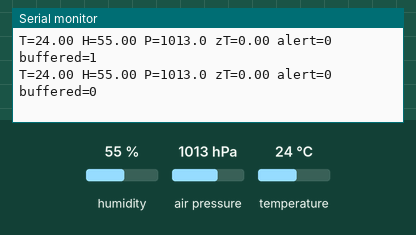
This program was run on a simulated ESP32. Parts: the last lines printed to the serial monitor. The test bench sets the inputs (shaded band); at power-on: humidity 55 %, air pressure 1013 hPa, temperature 24 °C. WiFi joins after 1.5 s; servers stay silent unless stated; the local clock reads 2024-03-15 10:24:30 at power-on unless the program sets it; no MQTT or app messages arrive unless stated.

Above: at 5.8 s.
5.9 s: humidity set to 22 %
At 10.4 s:
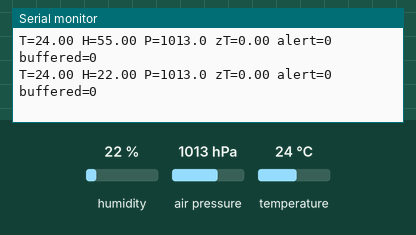
11.9 s: air pressure set to 952 hPa
At 15.4 s:
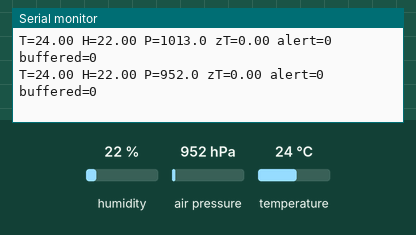
17.9 s: temperature set to 12 °C
At 20.4 s:
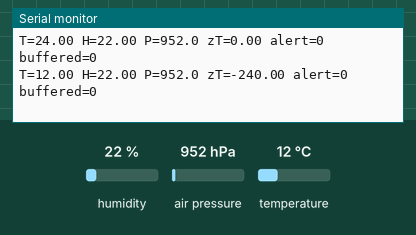
Timing chart, 0 to 21.9 s (numbered marks = the images above; inputs shaded):
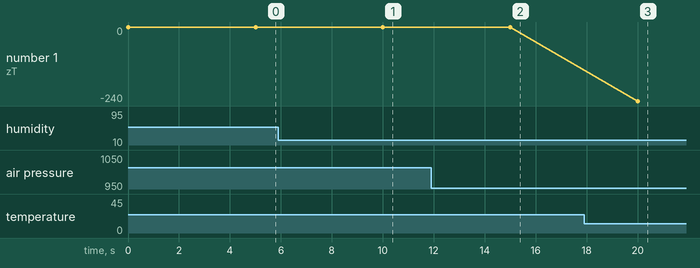

The program:

main.cpp
```cpp
// EdgeGuard node: ESP32 + BME280 -> on-device anomaly detection -> MQTT (optionally TLS).
//
// Features: non-blocking Wi-Fi/MQTT reconnect with exponential backoff, MQTT last-will
// status topic, offline ring buffer with flush on reconnect, hardware task watchdog,
// ArduinoOTA updates, NTP timestamps.
#include <Arduino.h>
#include <WiFi.h>
#include <WiFiClientSecure.h>
#include <PubSubClient.h>
#include <ArduinoJson.h>
#include <ArduinoOTA.h>
#include <Wire.h>
#include <Adafruit_BME280.h>
#include <esp_task_wdt.h>
#include <time.h>

#include "config.h"
#include "anomaly.h"
#include "ring_buffer.h"

using namespace edgeguard;

struct Sample {
    uint32_t ts;
    float temp, hum, pres, zTemp, zHum;
    bool alert;
};

#if USE_TLS
static WiFiClientSecure netClient;
#else
static WiFiClient netClient;
#endif
static PubSubClient mqtt(netClient);
static Adafruit_BME280 bme;

static AnomalyDetector tempDet, humDet;
static RingBuffer<Sample, 64> offline;

static String tTelemetry, tStatus, tAlert;
static uint32_t nextSample = 0, nextWifi = 0, nextMqtt = 0, mqttBackoff = 1000;
static bool prevAlert = false;

static void connectWifi() {
    if (WiFi.status() == WL_CONNECTED || millis() < nextWifi) return;
    WiFi.begin(WIFI_SSID, WIFI_PASSWORD);
    nextWifi = millis() + 10000;           // retry window
}

static bool publishSample(const Sample &s) {
    JsonDocument doc;
    doc["ts"] = s.ts;
    doc["temperature"] = serialized(String(s.temp, 2));
    doc["humidity"]    = serialized(String(s.hum, 2));
    doc["pressure"]    = serialized(String(s.pres, 2));
    doc["z_temp"]      = serialized(String(s.zTemp, 2));
    doc["z_hum"]       = serialized(String(s.zHum, 2));
    doc["alert"]       = s.alert ? 1 : 0;
    char payload[256];
    size_t n = serializeJson(doc, payload, sizeof(payload));
    return mqtt.publish(tTelemetry.c_str(), (const uint8_t *)payload, n, false);
}

static void connectMqtt() {
    if (mqtt.connected() || WiFi.status() != WL_CONNECTED || millis() < nextMqtt) return;
    const bool ok = strlen(MQTT_USER)
        ? mqtt.connect(DEVICE_ID, MQTT_USER, MQTT_PASSWORD, tStatus.c_str(), 1, true, "offline")
        : mqtt.connect(DEVICE_ID, nullptr, nullptr, tStatus.c_str(), 1, true, "offline");
    if (ok) {
        mqtt.publish(tStatus.c_str(), "online", true);
        mqttBackoff = 1000;
        Sample s;
        while (offline.pop(s)) { publishSample(s); mqtt.loop(); }   // flush backlog
    } else {
        nextMqtt = millis() + mqttBackoff;
        mqttBackoff = min<uint32_t>(mqttBackoff * 2, 60000);
    }
}

void setup() {
    Serial.begin(115200);
    tTelemetry = String("edgeguard/") + DEVICE_ID + "/telemetry";
    tStatus    = String("edgeguard/") + DEVICE_ID + "/status";
    tAlert     = String("edgeguard/") + DEVICE_ID + "/alert";

    Wire.begin();
    if (!bme.begin(BME280_ADDR)) { Serial.println("BME280 not found"); delay(2000); ESP.restart(); }

    WiFi.mode(WIFI_STA);
    WiFi.setHostname(DEVICE_ID);
#if USE_TLS
    netClient.setCACert(MQTT_CA_CERT);
#endif
    mqtt.setServer(MQTT_HOST, MQTT_PORT);
    mqtt.setBufferSize(512);

    configTime(0, 0, "pool.ntp.org", "time.google.com");
    ArduinoOTA.setHostname(DEVICE_ID);
    ArduinoOTA.setPassword(OTA_PASSWORD);
    ArduinoOTA.begin();

    esp_task_wdt_init(30, true);           // reset if loop() stalls for 30 s
    esp_task_wdt_add(NULL);
}

void loop() {
    esp_task_wdt_reset();
    connectWifi();
    connectMqtt();
    ArduinoOTA.handle();
    mqtt.loop();

    if ((int32_t)(millis() - nextSample) < 0) return;
    nextSample = millis() + SAMPLE_PERIOD_MS;

    Sample s;
    s.ts   = (uint32_t)time(nullptr);
    s.temp = bme.readTemperature();
    s.hum  = bme.readHumidity();
    s.pres = bme.readPressure() / 100.0f;
    if (isnan(s.temp) || isnan(s.hum)) return;       // skip bad reads

    const bool aT = tempDet.update(s.temp);
    const bool aH = humDet.update(s.hum);
    s.zTemp = tempDet.zscore();
    s.zHum  = humDet.zscore();
    s.alert = aT || aH;

    if (mqtt.connected()) publishSample(s); else offline.push(s);

    if (s.alert != prevAlert && mqtt.connected()) {
        char msg[96];
        snprintf(msg, sizeof(msg), "{\"ts\":%lu,\"state\":\"%s\",\"z_temp\":%.2f,\"z_hum\":%.2f}",
                 (unsigned long)s.ts, s.alert ? "raised" : "cleared", s.zTemp, s.zHum);
        mqtt.publish(tAlert.c_str(), msg, false);
    }
    prevAlert = s.alert;
    Serial.printf("T=%.2f H=%.2f P=%.1f zT=%.2f alert=%d buffered=%u\n",
                  s.temp, s.hum, s.pres, s.zTemp, s.alert, (unsigned)offline.size());
}
```

anomaly.h
```cpp
// anomaly.h - lightweight streaming anomaly detector (no heap, no dependencies).
//
// EWMA mean / variance + z-score test with:
//   * warm-up period (no alerts while the baseline is being learned)
//   * debounce: `raiseCount` consecutive outliers raise an alert,
//               `clearCount` consecutive normal samples clear it
//   * outliers are NOT folded into the baseline, so an incident cannot "teach"
//     the detector that the faulty value is normal.
#pragma once
#include <math.h>
#include <stdint.h>

namespace edgeguard {

struct DetectorConfig {
    float    alpha       = 0.05f;   // EWMA smoothing factor
    float    zThreshold  = 4.0f;    // |z| above this is an outlier
    uint16_t warmup      = 30;      // samples before alerts are allowed
    uint16_t raiseCount  = 3;       // consecutive outliers to raise
    uint16_t clearCount  = 5;       // consecutive normal samples to clear
    float    minStd      = 0.05f;   // floor on sigma (avoids div-by-zero on flat signals)
};

class AnomalyDetector {
public:
    explicit AnomalyDetector(DetectorConfig c = DetectorConfig()) : cfg_(c) {}

    // Feed one sample. Returns true while an alert is active.
    bool update(float x) {
        if (n_ == 0) { mean_ = x; var_ = 0.0f; z_ = 0.0f; n_ = 1; return false; }

        float sd = sqrtf(var_);
        if (sd < cfg_.minStd) sd = cfg_.minStd;
        z_ = (x - mean_) / sd;

        const bool warm    = n_ >= cfg_.warmup;
        const bool outlier = warm && fabsf(z_) > cfg_.zThreshold;

        if (outlier) { sat_inc(out_); norm_ = 0; }
        else         { sat_inc(norm_); out_ = 0; }

        if (!alert_ && out_ >= cfg_.raiseCount)       alert_ = true;
        else if (alert_ && norm_ >= cfg_.clearCount)  alert_ = false;

        if (!outlier) {
            const float d = x - mean_;
            mean_ += cfg_.alpha * d;
            var_   = (1.0f - cfg_.alpha) * (var_ + cfg_.alpha * d * d);
        }
        if (n_ < 65535) ++n_;
        return alert_;
    }

    void  reset()        { n_ = 0; out_ = norm_ = 0; alert_ = false; mean_ = var_ = z_ = 0.0f; }
    float zscore() const { return z_; }
    float mean()   const { return mean_; }
    bool  alert()  const { return alert_; }

private:
    static void sat_inc(uint16_t &v) { if (v < 65535) ++v; }
    DetectorConfig cfg_;
    float    mean_ = 0.0f, var_ = 0.0f, z_ = 0.0f;
    uint16_t n_ = 0, out_ = 0, norm_ = 0;
    bool     alert_ = false;
};

}  // namespace edgeguard
```

ring_buffer.h
```cpp
// ring_buffer.h - fixed-capacity FIFO used to hold readings while the broker is unreachable.
// When full, the oldest entry is overwritten (newest data is the most valuable).
#pragma once
#include <stddef.h>

namespace edgeguard {

template <typename T, size_t CAP>
class RingBuffer {
public:
    void push(const T &v) {
        buf_[head_] = v;
        head_ = (head_ + 1) % CAP;
        if (size_ == CAP) tail_ = (tail_ + 1) % CAP; else ++size_;
    }
    bool pop(T &out) {
        if (size_ == 0) return false;
        out = buf_[tail_];
        tail_ = (tail_ + 1) % CAP;
        --size_;
        return true;
    }
    size_t size() const  { return size_; }
    bool   empty() const { return size_ == 0; }

private:
    T      buf_[CAP];
    size_t head_ = 0, tail_ = 0, size_ = 0;
};

}  // namespace edgeguard
```

config.example.h
```cpp
// Copy to config.h (git-ignored) and fill in your values.
#pragma once

#define WIFI_SSID        "your-wifi"
#define WIFI_PASSWORD    "your-password"

#define MQTT_HOST        "192.168.1.10"
#define MQTT_PORT        1883            // 8883 when USE_TLS is 1
#define MQTT_USER        ""              // leave empty for anonymous (dev only)
#define MQTT_PASSWORD    ""
#define DEVICE_ID        "node01"

#define USE_TLS          0               // 1 = TLS with CA certificate below
static const char MQTT_CA_CERT[] = R"EOF(
-----BEGIN CERTIFICATE-----
(paste your broker CA certificate here when USE_TLS = 1)
-----END CERTIFICATE-----
)EOF";

#define OTA_PASSWORD     "change-me"
#define SAMPLE_PERIOD_MS 5000
#define BME280_ADDR      0x76
```

Measured:
- after the input at 5.9 s, the serial monitor: prints a new line after 4.1 s (image 1)
- after the input at 11.9 s, the serial monitor: prints a new line after 3.1 s (image 2)
- after the input at 17.9 s, the serial monitor: prints a new line after 2.1 s (image 3)
- plotted number 1: 0 → -4.36 after the input at 17.9 s
